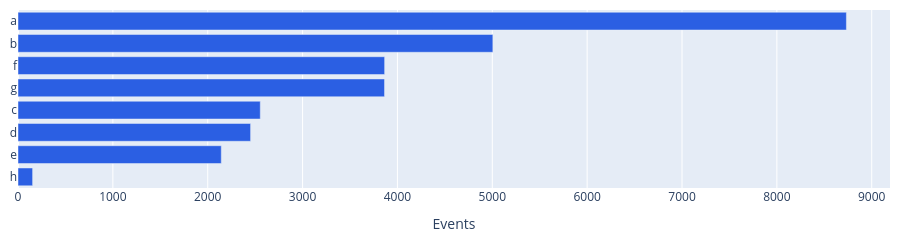

This figure's notebook cell:
### Code cell
kairo.plot_activity_frequency(stats).show()

### Figure 1 — Plotly figure (JSON) as saved in the notebook; plotly's stock layout.template omitted (floating-point values rounded to 4 significant figures)
{"data": [{"hovertemplate": "%{y}<br>%{x:,} events<extra></extra>", "marker": {"color": "#2B5FE3"}, "orientation": "h", "type": "bar", "x": [154, 2143, 2452, 2554, 3864, 3865, 5006, 8733], "y": ["h", "e", "d", "c", "g", "f", "b", "a"]}], "layout": {"height": 224, "margin": {"b": 10, "l": 10, "r": 10, "t": 10}, "xaxis": {"title": {"text": "Events"}}, "yaxis": {"title": {}}}}
